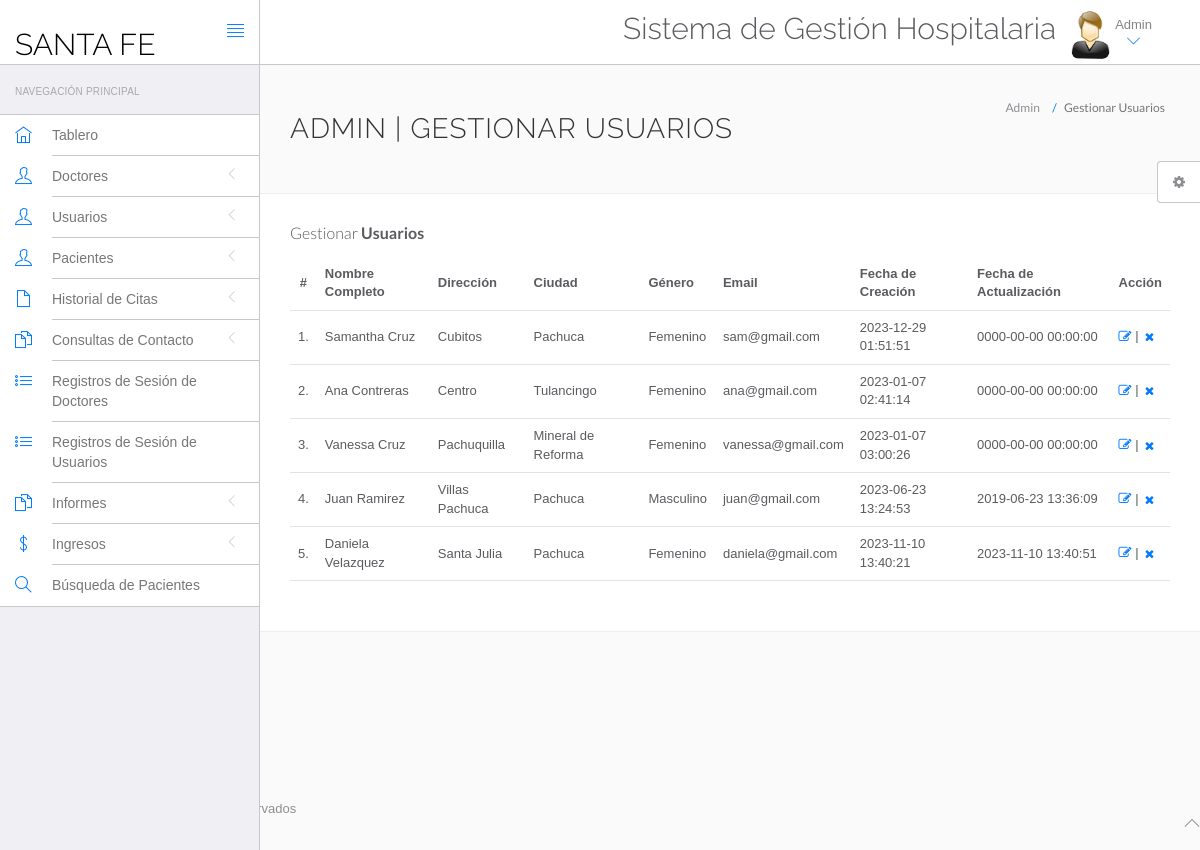
The app's page /hms/admin/manage-users.php (signed in) with its own data.
### tables this page shows
CREATE TABLE `users` (
  `id` int(11) NOT NULL AUTO_INCREMENT,
  `fullName` varchar(255) DEFAULT NULL,
  `address` longtext DEFAULT NULL,
  `city` varchar(255) DEFAULT NULL,
  `gender` varchar(255) DEFAULT NULL,
  `email` varchar(255) DEFAULT NULL,
  `password` varchar(255) DEFAULT NULL,
  `regDate` timestamp NULL DEFAULT current_timestamp(),
  `updationDate` timestamp NULL DEFAULT NULL ON UPDATE current_timestamp(),
  PRIMARY KEY (`id`),
  KEY `email` (`email`)
);

### hms/admin/manage-users.php (the view, shortened to what this page needs)
<?php
include('include/config.php');
?>
<!DOCTYPE html>
<html lang="es">
    <head>
        <link rel="stylesheet" href="vendor/bootstrap/css/bootstrap.min.css">
        <link rel="stylesheet" href="vendor/fontawesome/css/font-awesome.min.css">
        <link rel="stylesheet" href="vendor/themify-icons/themify-icons.min.css">
        <link href="vendor/animate.css/animate.min.css" rel="stylesheet" media="screen">
        <link href="vendor/perfect-scrollbar/perfect-scrollbar.min.css" rel="stylesheet" media="screen">
        <link href="vendor/switchery/switchery.min.css" rel="stylesheet" media="screen">
        <link href="vendor/bootstrap-touchspin/jquery.bootstrap-touchspin.min.css" rel="stylesheet" media="screen">
        <link href="vendor/select2/select2.min.css" rel="stylesheet" media="screen">
        <link href="vendor/bootstrap-datepicker/bootstrap-datepicker3.standalone.min.css" rel="stylesheet" media="screen">
        <link href="vendor/bootstrap-timepicker/bootstrap-timepicker.min.css" rel="stylesheet" media="screen">
        <link rel="stylesheet" href="assets/css/styles.css">
        <link rel="stylesheet" href="assets/css/plugins.css">
        <link rel="stylesheet" href="assets/css/themes/theme-1.css" id="skin_color" />
    </head>
    <body>
        <div id="app">
<?php include('include/sidebar.php');?>
            <div class="app-content">
                        <?php include('include/header.php');?>
                <div class="main-content" >
                    <div class="wrap-content container" id="container">
                        <section id="page-title">
                            <div class="row">
                                <div class="col-sm-8">
                                    <h1 class="mainTitle">Admin | Gestionar Usuarios</h1>
                                                                    </div>
                                <ol class="breadcrumb">
                                    <li>
                                        <span>Admin</span>
                                    </li>
                                    <li class="active">
                                        <span>Gestionar Usuarios</span>
                                    </li>
                                </ol>
                            </div>
                        </section>
                        <div class="container-fluid container-fullw bg-white">
                                    <div class="row">
                                <div class="col-md-12">
                                    <h5 class="over-title margin-bottom-15">Gestionar <span class="text-bold">Usuarios</span></h5>
                                    <table class="table table-hover" id="sample-table-1">
                                        <thead>
                                            <tr>
                                                <th class="center">#</th>
                                                <th>Nombre Completo</th>
                                                <th class="hidden-xs">Dirección</th>
                                                <th>Ciudad</th>
                                                <th>Género</th>
                                                <th>Email</th>
                                                <th>Fecha de Creación</th>
                                                <th>Fecha de Actualización</th>
                                                <th>Acción</th>
                                            </tr>
                                        </thead>
                                        <tbody>
<?php
$sql=mysqli_query($con,"select * from users");
$cnt=1;
while($row=mysqli_fetch_array($sql))
{
?>
                                            <tr>
                                                <td class="center"><?php echo $cnt;?>.</td>
                                                <td class="hidden-xs"><?php echo $row['fullName'];?></td>
                                                <td><?php echo $row['address'];?></td>
                                                <td><?php echo $row['city'];?>
                                                </td>
                                                <td><?php echo $row['gender'];?></td>
                                                <td><?php echo $row['email'];?></td>
                                                <td><?php echo $row['regDate'];?></td>
                                                <td><?php echo $row['updationDate'];?>
                                                </td>
                                                <td >
                                                <div class="visible-md visible-lg hidden-sm hidden-xs">
                                                <a href="edit-users.php?editid=<?php echo $row['id'];?>"><i class="fa fa-edit"></i></a>
                                                |<a href="manage-users.php?id=<?php echo $row['id']?>&del=delete" onClick="return confirm('¿Estás seguro de que quieres eliminar?')"class="btn btn-transparent btn-xs tooltips" tooltip-placement="top" tooltip="Remove"><i class="fa fa-times fa fa-white"></i></a>
                                                </div>
                                                </td>
                                            </tr>
                                            <?php
$cnt=$cnt+1;
                                             }?>
                                        </tbody>
                                    </table>
                                </div>
                            </div>
                                </div>
                            </div>
                        </div>
                    </div>
                </div>
    <?php include('include/footer.php');?>
    <?php include('include/setting.php');?>
    </body>
</html>

### hms/admin/assets/css/themes/theme-1.css (style rules this page uses)
body { background: #FAFAFA; }

### records on screen
users: fullName "Samantha Cruz", address "Cubitos", city "Pachuca", gender "Femenino", email "sam@gmail.com", regDate "2023-12-29 01:51:51", updationDate "0000-00-00 00:00:00"
users: fullName "Ana Contreras", address "Centro", city "Tulancingo", gender "Femenino", email "ana@gmail.com", regDate "2023-01-07 02:41:14", updationDate "0000-00-00 00:00:00"
users: fullName "Vanessa Cruz", address "Pachuquilla", city "Mineral de Reforma", gender "Femenino", email "vanessa@gmail.com", regDate "2023-01-07 03:00:26", updationDate "0000-00-00 00:00:00"
users: fullName "Juan Ramirez", address "Villas Pachuca", city "Pachuca", gender "Masculino", email "juan@gmail.com", regDate "2023-06-23 13:24:53", updationDate "2019-06-23 13:36:09"
users: fullName "Daniela Velazquez", address "Santa Julia", city "Pachuca", gender "Femenino", email "daniela@gmail.com", regDate "2023-11-10 13:40:21", updationDate "2023-11-10 13:40:51"
